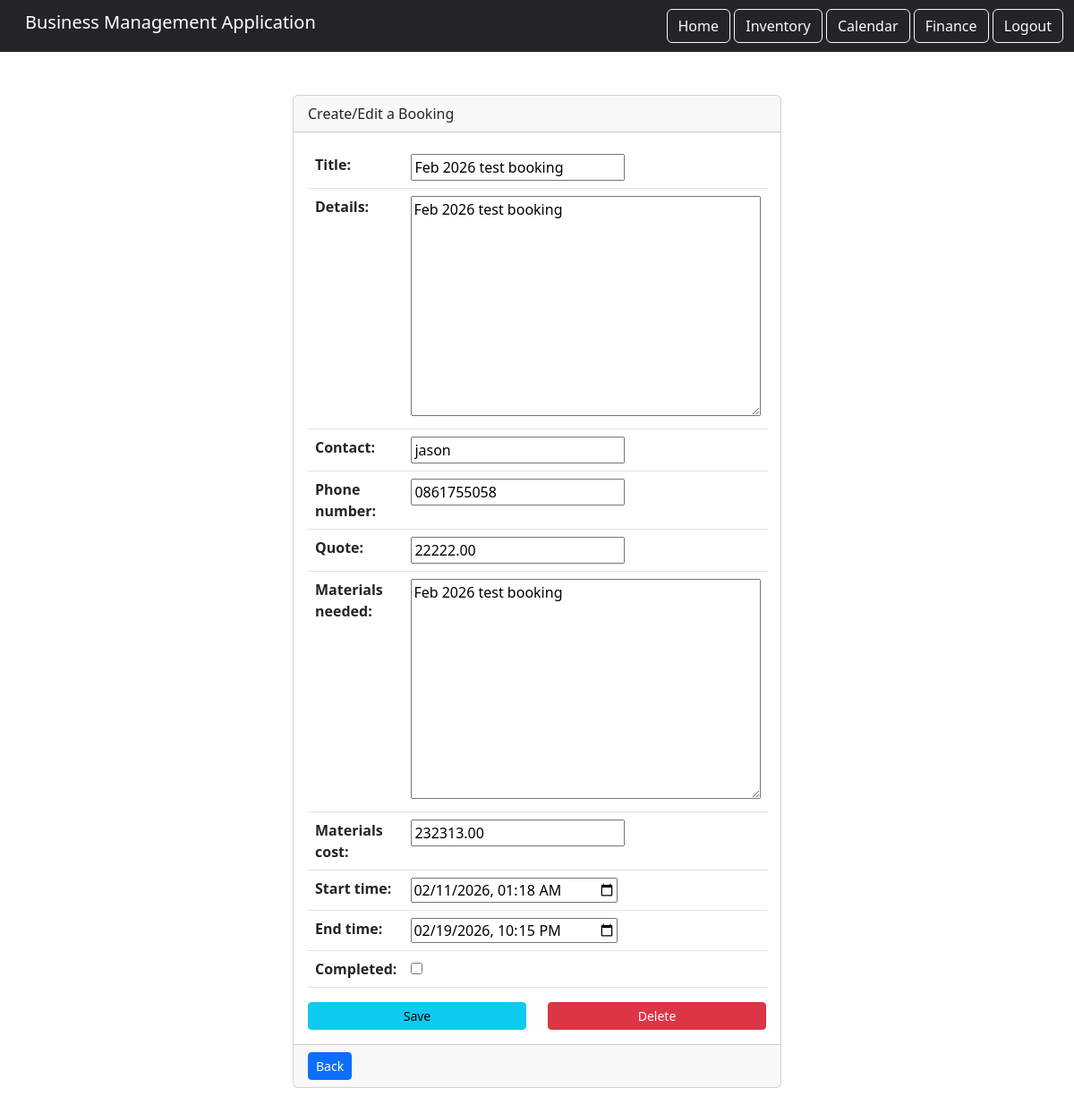
The app's page /calendar/booking/edit/96/ (signed in) with its own data.
### calendar_component/models.py (models this page shows, shortened)
class Booking(models.Model):
    title = models.CharField(max_length=200)
    details = models.TextField()
    contact = models.CharField(max_length=200)
    phone_number = models.CharField(max_length=15)
    quote = models.DecimalField(max_digits=10, decimal_places=2)
    materials_needed = models.TextField()
    materials_cost = models.DecimalField(max_digits=10, decimal_places=2)
    start_time = models.DateTimeField()
    end_time = models.DateTimeField()
    completed = models.BooleanField(default=False)
    user = models.ForeignKey(User, on_delete=models.CASCADE, related_name='bookings')

### calendar_component/views.py (the view)
# urls.py: path('booking/edit/<int:booking_id>/', views.booking, name='booking_edit'),
def booking(request, booking_id=None):
    if booking_id: # checks if there is a bookingid and if there is make sure it is for the user
        booking = get_object_or_404(Booking, pk=booking_id, user=request.user)
    else:
        booking = Booking() # creates a new booking instance if there is no bookingid
    if request.method == 'POST': # makes sure the booking form is sent using a POST request
        form = BookingForm(request.POST, instance=booking) # adds booking details to the form
        if form.is_valid():
            booking = form.save(commit=False)
            booking.user = request.user  # links the booking with the user
            booking.save()
            return HttpResponseRedirect(reverse('calendar_component:calendar'))
    else:
        form = BookingForm(instance=booking) # if not a POST request form remains and booking is not saved
    return render(request, 'booking.html', {'form': form}) # displays booking page with the booking form

### calendar_component/forms.py
class BookingForm(ModelForm):
    completed = BooleanField(required=False) # adding completed to the form
    class Meta:
        model = Booking
        exclude = ('user',)  # dont want user to appear on the form
        widgets = {
            'start_time': DateInput(attrs={'type': 'datetime-local'}, format='%Y-%m-%dT%H:%M'), # displayes the booked start and end times in the widgets
            'end_time': DateInput(attrs={'type': 'datetime-local'}, format='%Y-%m-%dT%H:%M'),
        }
        fields = '__all__' # sets all feilds to the form except whats excluded
    def __init__(self, *args, **kwargs): # when the form is created it will set the date and time
        super(BookingForm, self).__init__(*args, **kwargs)
        self.fields['start_time'].input_formats = ('%Y-%m-%dT%H:%M',)
        self.fields['end_time'].input_formats = ('%Y-%m-%dT%H:%M',)

### calendar_component/templates/booking.html (shortened to what this page needs)
{% extends 'base.html' %}
{% load static %}
{% block content %}
<div class="row">
  <div class="col-md-6 mx-auto">
    <div class="card">
      <div class="card-header">Create/Edit a Booking</div>
      <div class="card-body">
        <form method="post">
          <div class="form-group">
            <table class="table">
              {{ form }}
            </table>
          </div>
          <div class="row d-flex justify-content-center">
            {% if not form.instance.pk %}
            <div class="col-5 d-flex justify-content-center">
              <button type="submit" class="btn btn-sm btn-info w-100">
                Save
              </button>
            </div>
            {% else %}
            <div class="col-6 d-flex justify-content-center">
              <button type="submit" class="btn btn-sm btn-info w-100">
                Save
              </button>
            </div>
            <div class="col-6 d-flex justify-content-center">
              <button
                type="button"
                class="btn btn-sm btn-danger w-100"
                data-bs-toggle="modal"
                data-bs-target="#deleteModal-{{ form.instance.pk }}"
              >
                Delete
              </button>
            </div>
            {% endif %}
          </div>
        </form>
      </div>
      <div class="card-footer">
        <a
          href="{% url 'calendar_component:calendar' %}"
          class="btn btn-sm btn-primary"
        >Back</a>
      </div>
    </div>
  </div>
</div>
{% endblock %}

### static/css/style.css (style rules this page uses)
a { color: #17a2b8; }

### records on screen
Booking: title "Feb 2026 test booking", details "Feb 2026 test booking", contact "jason", phone_number "0861755058", quote "22222.00", materials_needed "Feb 2026 test booking", materials_cost "232313.00", start_time "02/11/2026 01:18", end_time "02/19/2026 22:15"
